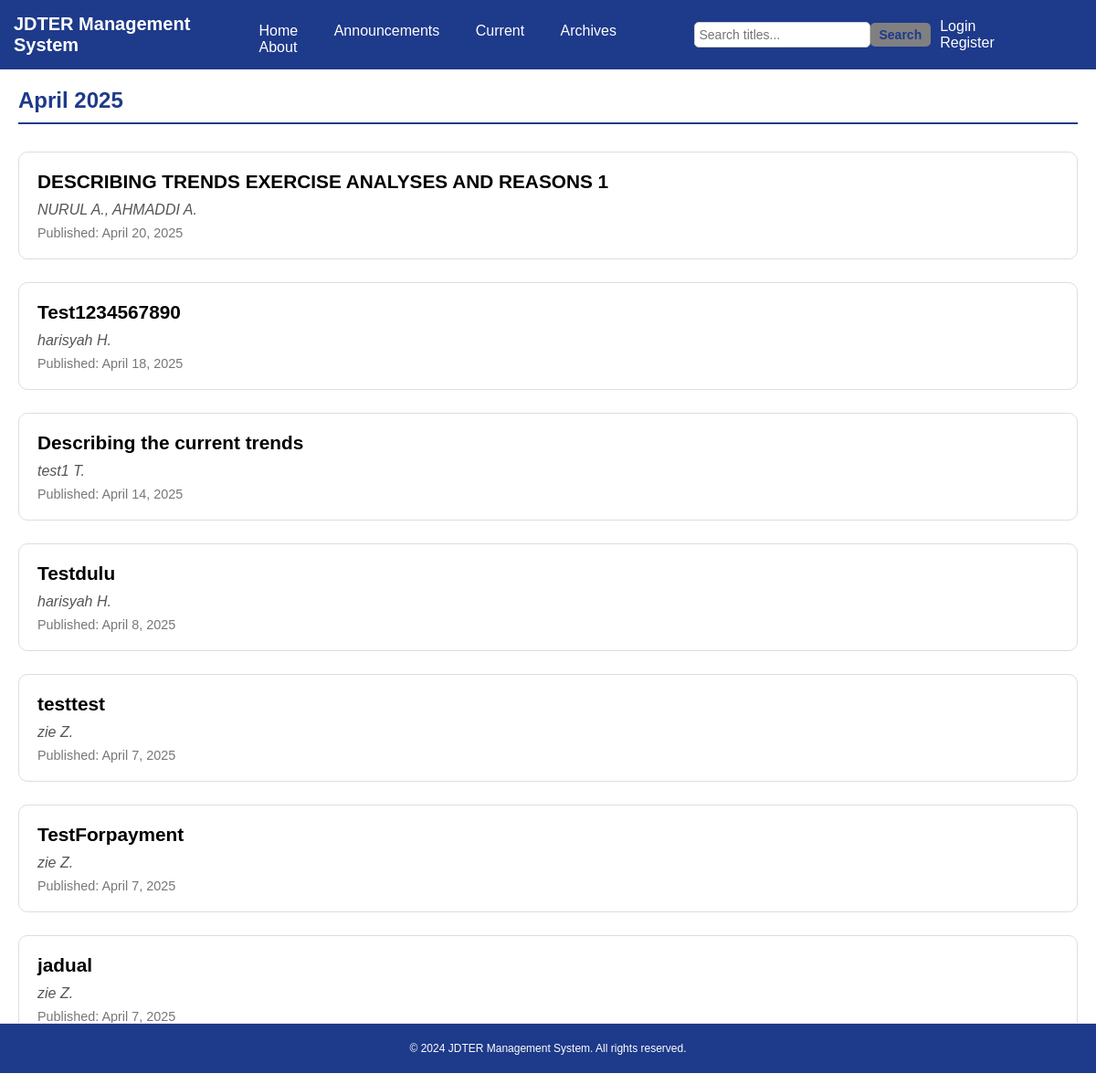
The page /month_articles.php?month=2025-04 on the database its author committed.
### tables this page shows
CREATE TABLE `publish_article` (
  `publish_id` int(11) NOT NULL,
  `submission_id` int(11) NOT NULL,
  `status` enum('Not Published Yet','Published') DEFAULT 'Not Published Yet',
  `published_at` timestamp NOT NULL DEFAULT current_timestamp()
);

CREATE TABLE `metadata` (
  `metadata_id` int(11) NOT NULL,
  `submission_id` int(11) NOT NULL,
  `title` varchar(255) NOT NULL,
  `abstract` text NOT NULL,
  `keywords` varchar(255) DEFAULT NULL,
  `references` text DEFAULT NULL,
  `user_id` int(11) NOT NULL
);

### month_articles.php (the view, shortened to what this page needs)
<?php
require 'db_connection.php';
$monthYear = $_GET['month'];
$date = DateTime::createFromFormat('Y-m', $monthYear);
$monthName = $date->format('F');
$year = $date->format('Y');
$searchTerm = isset($_GET['search']) ? trim($_GET['search']) : '';
$query = "SELECT pa.submission_id, m.title, m.user_id, pa.published_at
          FROM publish_article pa
          JOIN metadata m ON pa.submission_id = m.submission_id
          WHERE pa.status = 'Published'
          AND DATE_FORMAT(pa.published_at, '%Y-%m') = :monthYear";
$query .= " ORDER BY pa.published_at DESC";
$stmt = $pdo->prepare($query);
$params = [':monthYear' => $monthYear];
$stmt->execute($params);
$articles = $stmt->fetchAll(PDO::FETCH_ASSOC);
?>
<!DOCTYPE html>
<html lang="en">
<head>
    <link rel="stylesheet" href="styles.css">
</head>
<body>
    <header>
        <h1 style="margin: 0; font-size: 20px;">JDTER Management System</h1>
        <nav>
            <ul class="main-links">
                <li><a href="index.php">Home</a></li>
                <li><a href="announcement.php">Announcements</a></li>
                <li><a href="current.php">Current</a></li>
                <li><a href="archives.php">Archives</a></li>
                <li><a href="about.php">About</a></li>
            </ul>
        </nav>
        <form class="search-bar" method="GET" action="month_articles.php">
            <input type="text" name="search" placeholder="Search titles..."
                   value="<?= htmlspecialchars($searchTerm) ?>">
            <button type="submit">Search</button>
        </form>
        <ul class="auth-links">
            <li>
                <a href="#">Login</a>
            </li>
            <li><a href="register.php">Register</a></li>
        </ul>
    </header>
    <main>
        <h1 class="month-header"><?= htmlspecialchars($monthName . ' ' . $year) ?></h1>
        <?php if (count($articles) > 0): ?>
            <?php foreach ($articles as $article): ?>
                <?php
                $contributors_query = "SELECT name FROM contributors WHERE submission_id = :submission_id";
                $contributors_stmt = $pdo->prepare($contributors_query);
                $contributors_stmt->execute(['submission_id' => $article['submission_id']]);
                $contributors = [];
                while ($contributor = $contributors_stmt->fetch(PDO::FETCH_ASSOC)) {
                    $name_parts = explode(' ', $contributor['name']);
                    $first_name = $name_parts[0];
                    $last_name = end($name_parts);
                    $formatted_name = $first_name . ' ' . strtoupper(substr($last_name, 0, 1)) . '.';
                    $contributors[] = $formatted_name;
                }
                $published_date = date('F j, Y', strtotime($article['published_at']));
                ?>
                <div class="article-box">
                    <div class="article-title"><a href="read_article.php?id=<?= $article['submission_id'] ?>"><?= htmlspecialchars($article['title']) ?></a></div>
                    <?php if (!empty($contributors)): ?>
                        <div class="article-authors"><?= htmlspecialchars(implode(', ', $contributors)) ?></div>
                    <?php endif; ?>
                    <div class="article-published">Published: <?= htmlspecialchars($published_date) ?></div>
                </div>
            <?php endforeach; ?>
        <?php endif; ?>
    </main>
    <footer>
        <p style="text-align: center;">&copy; 2024 JDTER Management System. All rights reserved.</p>
    </footer>
</body>
</html>

### styles.css (style rules this page uses)
body { font-family: Arial, sans-serif; margin: 0; padding: 0; background-color: white; color: black; }
header { background-color: #1e3a8a; color: #fff; padding: 15px; display: flex; justify-content: space-between; align-items: center; }
h1 { margin: 0; font-size: 24px; font-weight: bold; }
nav { margin-top: 10px; }
.main-links, .auth-links { list-style-type: none; padding: 0; margin: 0; }
.main-links li, .auth-links li { display: inline-block; margin-right: 15px; }
.main-links a, .auth-links a { color: #fff; text-decoration: none; font-size: 16px; padding: 5px 10px; border-radius: 5px; }
.search-bar { display: flex; align-items: center; }
.search-bar input { padding: 5px; font-size: 14px; border-radius: 5px; border: 1px solid #ccc; }
.search-bar button { padding: 5px 10px; font-size: 14px; border-radius: 5px; background-color: gray; color: #1e3a8a; font-weight: bold; border: none; cursor: pointer; }
main { padding: 20px; text-align: center; }

### month_articles.php (style rules this page uses)
body { font-family: Arial, sans-serif; margin: 0; padding: 0; background-color: white; color: black; }
header { background-color: #1e3a8a !important; color: #fff; padding: 15px; display: flex; justify-content: space-between; align-items: center; }
h1 { margin: 0; font-size: 24px; font-weight: bold; }
nav { margin-top: 10px; }
.main-links, .auth-links { list-style-type: none; padding: 0; margin: 0; }
.main-links li, .auth-links li { display: inline-block; margin-right: 15px; }
.main-links a, .auth-links a { color: #fff; text-decoration: none; font-size: 16px; padding: 5px 10px; border-radius: 5px; }
.search-bar { display: flex; align-items: center; }
.search-bar input { padding: 5px; font-size: 14px; border-radius: 5px; border: 1px solid #ccc; }
.search-bar button { padding: 5px 10px; font-size: 14px; border-radius: 5px; background-color: gray; color: #1e3a8a; font-weight: bold; border: none; cursor: pointer; }
main { padding: 20px; max-width: 1200px; margin: 0 auto; }
.month-header { color: #1e3a8a; text-align: left; margin-bottom: 30px; padding-bottom: 10px; border-bottom: 2px solid #1e3a8a; }
.article-box { margin-bottom: 25px; padding: 20px; background-color: #ffffff; border: 1px solid #ddd; border-radius: 10px; transition: box-shadow 0.3s ease; }
.article-title { text-align: left; font-size: 1.3rem; font-weight: bold; color: #000; text-decoration: none; cursor: pointer; margin-bottom: 10px; }
.article-title a { text-align: left; color: inherit; text-decoration: none; }
.article-authors { text-align: left; font-style: italic; margin-bottom: 8px; color: #555; }
.article-published { color: #777; font-size: 0.9rem; text-align: left; }
footer p { font-size: 12px !important; text-align: center; color: white !important; position: fixed; bottom: 0; left: 0; width: 100%; background-color: #1e3a8a; padding: 20px 0; border-top: 1px solid #eee; }

### rows shown on the page
publish_article: metadata.title "DESCRIBING TRENDS EXERCISE ANALYSES AND REASONS 1", contributors "NURUL A., AHMADDI A.", published_at "April 20, 2025"
publish_article: metadata.title "Test1234567890", contributors "harisyah H.", published_at "April 18, 2025"
publish_article: metadata.title "Describing the current trends", contributors "test1 T.", published_at "April 14, 2025"
publish_article: metadata.title "Testdulu", contributors "harisyah H.", published_at "April 8, 2025"
publish_article: metadata.title "testtest", contributors "zie Z.", published_at "April 7, 2025"
publish_article: metadata.title "TestForpayment", contributors "zie Z.", published_at "April 7, 2025"
publish_article: metadata.title "jadual", contributors "zie Z.", published_at "April 7, 2025"

### other values the page prints
$monthName . ' ' . $year "April 2025"
